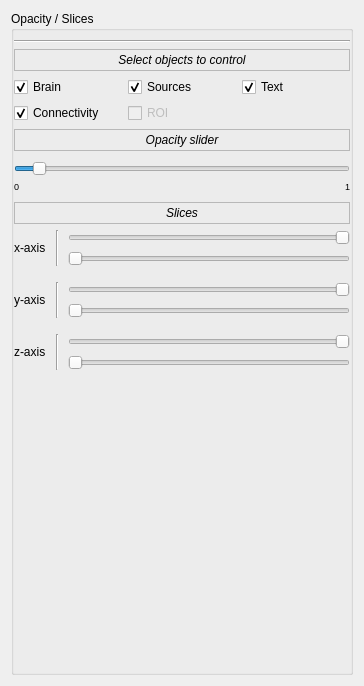
             <widget class="QWidget" name="page">
              <property name="geometry">
               <rect>
                <x>0</x>
                <y>0</y>
                <width>364</width>
                <height>686</height>
               </rect>
              </property>
              <attribute name="label">
               <string>Rotation // Opacity // Slice</string>
              </attribute>
              <layout class="QVBoxLayout" name="verticalLayout_11">
               <item>
                <widget class="QGroupBox" name="groupBox_37">
                 <property name="title">
                  <string>Opacity / Slices</string>
                 </property>
                 <layout class="QVBoxLayout" name="verticalLayout_37">
                  <property name="leftMargin">
                   <number>0</number>
                  </property>
                  <property name="rightMargin">
                   <number>0</number>
                  </property>
                  <item>
                   <widget class="Line" name="line_44">
                    <property name="minimumSize">
                     <size>
                      <width>200</width>
                      <height>0</height>
                     </size>
                    </property>
                    <property name="orientation">
                     <enum>Qt::Horizontal</enum>
                    </property>
                   </widget>
                  </item>
                  <item>
                   <layout class="QGridLayout" name="gridLayout_2">
                    <property name="topMargin">
                     <number>0</number>
                    </property>
                    <item row="1" column="1">
                     <widget class="QCheckBox" name="o_Sources">
                      <property name="toolTip">
                       <string>&lt;html&gt;&lt;head/&gt;&lt;body&gt;&lt;p&gt;Apply opacity / slices onto sources&lt;/p&gt;&lt;/body&gt;&lt;/html&gt;</string>
                      </property>
                      <property name="text">
                       <string>Sources</string>
                      </property>
                      <property name="checked">
                       <bool>true</bool>
                      </property>
                     </widget>
                    </item>
                    <item row="1" column="0">
                     <widget class="QCheckBox" name="o_Brain">
                      <property name="toolTip">
                       <string>&lt;html&gt;&lt;head/&gt;&lt;body&gt;&lt;p&gt;Apply opacity / slices onto the brain&lt;/p&gt;&lt;/body&gt;&lt;/html&gt;</string>
                      </property>
                      <property name="text">
                       <string>Brain</string>
                      </property>
                      <property name="checked">
                       <bool>true</bool>
                      </property>
                     </widget>
                    </item>
                    <item row="2" column="0">
                     <widget class="QCheckBox" name="o_Connect">
                      <property name="toolTip">
                       <string>&lt;html&gt;&lt;head/&gt;&lt;body&gt;&lt;p&gt;Apply opacity / slices onto connectivity lines&lt;/p&gt;&lt;/body&gt;&lt;/html&gt;</string>
                      </property>
                      <property name="text">
                       <string>Connectivity</string>
                      </property>
                      <property name="checked">
                       <bool>true</bool>
                      </property>
                     </widget>
                    </item>
                    <item row="1" column="2">
                     <widget class="QCheckBox" name="o_Text">
                      <property name="toolTip">
                       <string>&lt;html&gt;&lt;head/&gt;&lt;body&gt;&lt;p&gt;Apply opacity / slices onto source's text&lt;/p&gt;&lt;/body&gt;&lt;/html&gt;</string>
                      </property>
                      <property name="text">
                       <string>Text</string>
                      </property>
                      <property name="checked">
                       <bool>true</bool>
                      </property>
                     </widget>
                    </item>
                    <item row="0" column="0" colspan="3">
                     <widget class="QFrame" name="frame">
                      <property name="minimumSize">
                       <size>
                        <width>0</width>
                        <height>0</height>
                       </size>
                      </property>
                      <property name="frameShape">
                       <enum>QFrame::StyledPanel</enum>
                      </property>
                      <property name="frameShadow">
                       <enum>QFrame::Sunken</enum>
                      </property>
                      <layout class="QHBoxLayout" name="horizontalLayout_34">
                       <property name="spacing">
                        <number>0</number>
                       </property>
                       <property name="leftMargin">
                        <number>0</number>
                       </property>
                       <property name="topMargin">
                        <number>3</number>
                       </property>
                       <property name="rightMargin">
                        <number>0</number>
                       </property>
                       <property name="bottomMargin">
                        <number>3</number>
                       </property>
                       <item>
                        <widget class="QLabel" name="label_73">
                         <property name="font">
                          <font>
                           <italic>true</italic>
                          </font>
                         </property>
                         <property name="text">
                          <string>Select objects to control</string>
                         </property>
                         <property name="alignment">
                          <set>Qt::AlignCenter</set>
                         </property>
                        </widget>
                       </item>
                      </layout>
                     </widget>
                    </item>
                    <item row="2" column="1">
                     <widget class="QCheckBox" name="o_Areas">
                      <property name="enabled">
                       <bool>false</bool>
                      </property>
                      <property name="toolTip">
                       <string>&lt;html&gt;&lt;head/&gt;&lt;body&gt;&lt;p&gt;Apply opacity / slices onto ROI&lt;/p&gt;&lt;/body&gt;&lt;/html&gt;</string>
                      </property>
                      <property name="text">
                       <string>ROI</string>
                      </property>
                     </widget>
                    </item>
                   </layout>
                  </item>
                  <item>
                   <layout class="QGridLayout" name="gridLayout_12">
                    <property name="horizontalSpacing">
                     <number>3</number>
                    </property>
                    <property name="verticalSpacing">
                     <number>0</number>
                    </property>
                    <property name="topMargin">
                     <number>0</number>
                    </property>
                    <item row="3" column="1">
                     <spacer name="horizontalSpacer_4">
                      <property name="orientation">
                       <enum>Qt::Horizontal</enum>
                      </property>
                      <property name="sizeHint" stdset="0">
                       <size>
                        <width>40</width>
                        <height>20</height>
                       </size>
                      </property>
                     </spacer>
                    </item>
                    <item row="3" column="2">
                     <widget class="QLabel" name="label_4">
                      <property name="maximumSize">
                       <size>
                        <width>16777215</width>
                        <height>16777215</height>
                       </size>
                      </property>
                      <property name="font">
                       <font>
                        <pointsize>7</pointsize>
                        <underline>false</underline>
                       </font>
                      </property>
                      <property name="text">
                       <string>1</string>
                      </property>
                     </widget>
                    </item>
                    <item row="2" column="0" colspan="3">
                     <widget class="QSlider" name="OpacitySlider">
                      <property name="maximumSize">
                       <size>
                        <width>16777215</width>
                        <height>16777215</height>
                       </size>
                      </property>
                      <property name="toolTip">
                       <string>&lt;html&gt;&lt;head/&gt;&lt;body&gt;&lt;p&gt;Change opacity on selected objects above&lt;/p&gt;&lt;/body&gt;&lt;/html&gt;</string>
                      </property>
                      <property name="autoFillBackground">
                       <bool>false</bool>
                      </property>
                      <property name="minimum">
                       <number>-5</number>
                      </property>
                      <property name="maximum">
                       <number>105</number>
                      </property>
                      <property name="pageStep">
                       <number>1</number>
                      </property>
                      <property name="value">
                       <number>1</number>
                      </property>
                      <property name="orientation">
                       <enum>Qt::Horizontal</enum>
                      </property>
                      <property name="invertedAppearance">
                       <bool>false</bool>
                      </property>
                      <property name="invertedControls">
                       <bool>false</bool>
                      </property>
                      <property name="tickPosition">
                       <enum>QSlider::NoTicks</enum>
                      </property>
                     </widget>
                    </item>
                    <item row="1" column="0" colspan="3">
                     <spacer name="horizontalSpacer_123">
                      <property name="orientation">
                       <enum>Qt::Horizontal</enum>
                      </property>
                      <property name="sizeHint" stdset="0">
                       <size>
                        <width>40</width>
                        <height>10</height>
                       </size>
                      </property>
                     </spacer>
                    </item>
                    <item row="3" column="0">
                     <widget class="QLabel" name="label_3">
                      <property name="font">
                       <font>
                        <pointsize>7</pointsize>
                        <underline>false</underline>
                       </font>
                      </property>
                      <property name="text">
                       <string>0</string>
                      </property>
                     </widget>
                    </item>
                    <item row="0" column="0" colspan="3">
                     <widget class="QFrame" name="frame_2">
                      <property name="minimumSize">
                       <size>
                        <width>0</width>
                        <height>0</height>
                       </size>
                      </property>
                      <property name="toolTip">
                       <string>&lt;html&gt;&lt;head/&gt;&lt;body&gt;&lt;p&gt;Change opacity on selected objects above&lt;/p&gt;&lt;/body&gt;&lt;/html&gt;</string>
                      </property>
                      <property name="frameShape">
                       <enum>QFrame::StyledPanel</enum>
                      </property>
                      <property name="frameShadow">
                       <enum>QFrame::Raised</enum>
                      </property>
                      <layout class="QHBoxLayout" name="horizontalLayout_35">
                       <property name="spacing">
                        <number>0</number>
                       </property>
                       <property name="leftMargin">
                        <number>0</number>
                       </property>
                       <property name="topMargin">
                        <number>3</number>
                       </property>
                       <property name="rightMargin">
                        <number>0</number>
                       </property>
                       <property name="bottomMargin">
                        <number>3</number>
                       </property>
                       <item>
                        <widget class="QLabel" name="label_74">
                         <property name="font">
                          <font>
                           <italic>true</italic>
                          </font>
                         </property>
                         <property name="text">
                          <string>Opacity slider</string>
                         </property>
                         <property name="alignment">
                          <set>Qt::AlignCenter</set>
                         </property>
                        </widget>
                       </item>
                      </layout>
                     </widget>
                    </item>
                   </layout>
                  </item>
                  <item>
                   <layout class="QGridLayout" name="gridLayout_11">
                    <property name="topMargin">
                     <number>0</number>
                    </property>
                    <item row="5" column="2">
                     <widget class="QSlider" name="ySlices_2">
                      <property name="toolTip">
                       <string>&lt;html&gt;&lt;head/&gt;&lt;body&gt;&lt;p&gt;Slice along y-axis : Back -&amp;gt; Front&lt;/p&gt;&lt;/body&gt;&lt;/html&gt;</string>
                      </property>
                      <property name="minimum">
                       <number>-800</number>
                      </property>
                      <property name="maximum">
                       <number>800</number>
                      </property>
                      <property name="pageStep">
                       <number>1</number>
                      </property>
                      <property name="value">
                       <number>-800</number>
                      </property>
                      <property name="orientation">
                       <enum>Qt::Horizontal</enum>
                      </property>
                     </widget>
                    </item>
                    <item row="1" column="2">
                     <widget class="QSlider" name="xSlices">
                      <property name="toolTip">
                       <string>&lt;html&gt;&lt;head/&gt;&lt;body&gt;&lt;p&gt;Slice along x-axis : Left &amp;lt;- Right&lt;/p&gt;&lt;/body&gt;&lt;/html&gt;</string>
                      </property>
                      <property name="minimum">
                       <number>-800</number>
                      </property>
                      <property name="maximum">
                       <number>800</number>
                      </property>
                      <property name="singleStep">
                       <number>1</number>
                      </property>
                      <property name="pageStep">
                       <number>1</number>
                      </property>
                      <property name="value">
                       <number>-800</number>
                      </property>
                      <property name="orientation">
                       <enum>Qt::Horizontal</enum>
                      </property>
                      <property name="invertedAppearance">
                       <bool>true</bool>
                      </property>
                      <property name="invertedControls">
                       <bool>true</bool>
                      </property>
                     </widget>
                    </item>
                    <item row="7" column="0" rowspan="2">
                     <widget class="QLabel" name="label_8">
                      <property name="maximumSize">
                       <size>
                        <width>16777215</width>
                        <height>16777215</height>
                       </size>
                      </property>
                      <property name="text">
                       <string>z-axis</string>
                      </property>
                      <property name="alignment">
                       <set>Qt::AlignLeading|Qt::AlignLeft|Qt::AlignVCenter</set>
                      </property>
                     </widget>
                    </item>
                    <item row="4" column="2">
                     <widget class="QSlider" name="ySlices">
                      <property name="toolTip">
                       <string>&lt;html&gt;&lt;head/&gt;&lt;body&gt;&lt;p&gt;Slice along y-axis : Back &amp;lt;- Front&lt;/p&gt;&lt;/body&gt;&lt;/html&gt;</string>
                      </property>
                      <property name="minimum">
                       <number>-800</number>
                      </property>
                      <property name="maximum">
                       <number>800</number>
                      </property>
                      <property name="pageStep">
                       <number>1</number>
                      </property>
                      <property name="value">
                       <number>-800</number>
                      </property>
                      <property name="orientation">
                       <enum>Qt::Horizontal</enum>
                      </property>
                      <property name="invertedAppearance">
                       <bool>true</bool>
                      </property>
                      <property name="invertedControls">
                       <bool>true</bool>
                      </property>
                     </widget>
                    </item>
                    <item row="1" column="0" rowspan="2">
                     <widget class="QLabel" name="label_6">
                      <property name="maximumSize">
                       <size>
                        <width>16777215</width>
                        <height>16777215</height>
                       </size>
                      </property>
                      <property name="text">
                       <string>x-axis</string>
                      </property>
                      <property name="alignment">
                       <set>Qt::AlignLeading|Qt::AlignLeft|Qt::AlignVCenter</set>
                      </property>
                     </widget>
                    </item>
                    <item row="7" column="2">
                     <widget class="QSlider" name="zSlices">
                      <property name="toolTip">
                       <string>&lt;html&gt;&lt;head/&gt;&lt;body&gt;&lt;p&gt;Slice along z-axis : Bottom &amp;lt;- Top&lt;/p&gt;&lt;/body&gt;&lt;/html&gt;</string>
                      </property>
                      <property name="minimum">
                       <number>-800</number>
                      </property>
                      <property name="maximum">
                       <number>800</number>
                      </property>
                      <property name="pageStep">
                       <number>1</number>
                      </property>
                      <property name="value">
                       <number>-800</number>
                      </property>
                      <property name="orientation">
                       <enum>Qt::Horizontal</enum>
                      </property>
                      <property name="invertedAppearance">
                       <bool>true</bool>
                      </property>
                      <property name="invertedControls">
                       <bool>true</bool>
                      </property>
                     </widget>
                    </item>
                    <item row="4" column="0" rowspan="2">
                     <widget class="QLabel" name="label_7">
                      <property name="maximumSize">
                       <size>
                        <width>16777215</width>
                        <height>16777215</height>
                       </size>
                      </property>
                      <property name="text">
                       <string>y-axis</string>
                      </property>
                      <property name="alignment">
                       <set>Qt::AlignLeading|Qt::AlignLeft|Qt::AlignVCenter</set>
                      </property>
                     </widget>
                    </item>
                    <item row="8" column="2">
                     <widget class="QSlider" name="zSlices_2">
                      <property name="toolTip">
                       <string>&lt;html&gt;&lt;head/&gt;&lt;body&gt;&lt;p&gt;Slice along z-axis : Bottom -&amp;gt; Top&lt;/p&gt;&lt;/body&gt;&lt;/html&gt;</string>
                      </property>
                      <property name="minimum">
                       <number>-800</number>
                      </property>
                      <property name="maximum">
                       <number>800</number>
                      </property>
                      <property name="pageStep">
                       <number>1</number>
                      </property>
                      <property name="value">
                       <number>-800</number>
                      </property>
                      <property name="orientation">
                       <enum>Qt::Horizontal</enum>
                      </property>
                     </widget>
                    </item>
                    <item row="2" column="2">
                     <widget class="QSlider" name="xSlices_2">
                      <property name="toolTip">
                       <string>&lt;html&gt;&lt;head/&gt;&lt;body&gt;&lt;p&gt;Slice along x-axis : Left -&amp;gt; Right&lt;/p&gt;&lt;/body&gt;&lt;/html&gt;</string>
                      </property>
                      <property name="minimum">
                       <number>-800</number>
                      </property>
                      <property name="maximum">
                       <number>800</number>
                      </property>
                      <property name="singleStep">
                       <number>1</number>
                      </property>
                      <property name="pageStep">
                       <number>1</number>
                      </property>
                      <property name="value">
                       <number>-800</number>
                      </property>
                      <property name="orientation">
                       <enum>Qt::Horizontal</enum>
                      </property>
                      <property name="invertedAppearance">
                       <bool>false</bool>
                      </property>
                      <property name="invertedControls">
                       <bool>false</bool>
                      </property>
                     </widget>
                    </item>
                    <item row="6" column="2">
                     <spacer name="horizontalSpacer_25">
                      <property name="orientation">
                       <enum>Qt::Horizontal</enum>
                      </property>
                      <property name="sizeHint" stdset="0">
                       <size>
                        <width>40</width>
                        <height>10</height>
                       </size>
                      </property>
                     </spacer>
                    </item>
                    <item row="3" column="2">
                     <spacer name="horizontalSpacer_5">
                      <property name="orientation">
                       <enum>Qt::Horizontal</enum>
                      </property>
                      <property name="sizeHint" stdset="0">
                       <size>
                        <width>40</width>
                        <height>10</height>
                       </size>
                      </property>
                     </spacer>
                    </item>
                    <item row="7" column="1" rowspan="2">
                     <widget class="Line" name="line_32">
                      <property name="minimumSize">
                       <size>
                        <width>10</width>
                        <height>0</height>
                       </size>
                      </property>
                      <property name="orientation">
                       <enum>Qt::Vertical</enum>
                      </property>
                     </widget>
                    </item>
                    <item row="1" column="1" rowspan="2">
                     <widget class="Line" name="line_30">
                      <property name="minimumSize">
                       <size>
                        <width>10</width>
                        <height>0</height>
                       </size>
                      </property>
                      <property name="orientation">
                       <enum>Qt::Vertical</enum>
                      </property>
                     </widget>
                    </item>
                    <item row="4" column="1" rowspan="2">
                     <widget class="Line" name="line_31">
                      <property name="minimumSize">
                       <size>
                        <width>10</width>
                        <height>0</height>
                       </size>
                      </property>
                      <property name="orientation">
                       <enum>Qt::Vertical</enum>
                      </property>
                     </widget>
                    </item>
                    <item row="0" column="0" colspan="3">
                     <widget class="QFrame" name="frame_3">
                      <property name="minimumSize">
                       <size>
                        <width>0</width>
                        <height>0</height>
                       </size>
                      </property>
                      <property name="toolTip">
                       <string>&lt;html&gt;&lt;head/&gt;&lt;body&gt;&lt;p&gt;Take slice of selected objects above&lt;/p&gt;&lt;/body&gt;&lt;/html&gt;</string>
                      </property>
                      <property name="frameShape">
                       <enum>QFrame::StyledPanel</enum>
                      </property>
                      <property name="frameShadow">
                       <enum>QFrame::Raised</enum>
                      </property>
                      <layout class="QHBoxLayout" name="horizontalLayout_77">
                       <property name="spacing">
                        <number>0</number>
                       </property>
                       <property name="leftMargin">
                        <number>0</number>
                       </property>
                       <property name="topMargin">
                        <number>3</number>
                       </property>
                       <property name="rightMargin">
                        <number>0</number>
                       </property>
                       <property name="bottomMargin">
                        <number>3</number>
                       </property>
                       <item>
                        <widget class="QLabel" name="label_75">
                         <property name="font">
                          <font>
                           <italic>true</italic>
                          </font>
                         </property>
                         <property name="text">
                          <string>Slices</string>
                         </property>
                         <property name="alignment">
                          <set>Qt::AlignCenter</set>
                         </property>
                        </widget>
                       </item>
                      </layout>
                     </widget>
                    </item>
                   </layout>
                  </item>
                  <item>
                   <spacer name="verticalSpacer_7">
                    <property name="orientation">
                     <enum>Qt::Vertical</enum>
                    </property>
                    <property name="sizeHint" stdset="0">
                     <size>
                      <width>20</width>
                      <height>40</height>
                     </size>
                    </property>
                   </spacer>
                  </item>
                 </layout>
                </widget>
               </item>
              </layout>
             </widget>
